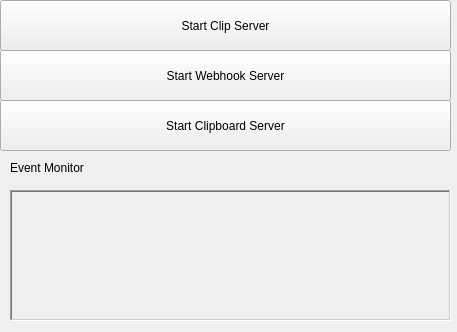
<?xml version="1.0" encoding="UTF-8"?>
<ui version="4.0">
 <class>root</class>
 <widget class="QWidget" name="root">
  <property name="geometry">
   <rect>
    <x>0</x>
    <y>0</y>
    <width>457</width>
    <height>332</height>
   </rect>
  </property>
  <property name="windowTitle">
   <string>Form</string>
  </property>
  <widget class="QPushButton" name="btn_run">
   <property name="geometry">
    <rect>
     <x>0</x>
     <y>0</y>
     <width>451</width>
     <height>51</height>
    </rect>
   </property>
   <property name="text">
    <string>Start Clip Server</string>
   </property>
  </widget>
  <widget class="QPushButton" name="btn_run_hookserver">
   <property name="geometry">
    <rect>
     <x>0</x>
     <y>50</y>
     <width>451</width>
     <height>51</height>
    </rect>
   </property>
   <property name="text">
    <string>Start Webhook Server</string>
   </property>
  </widget>
  <widget class="QPushButton" name="btn_run_clipboard_server">
   <property name="geometry">
    <rect>
     <x>0</x>
     <y>100</y>
     <width>451</width>
     <height>51</height>
    </rect>
   </property>
   <property name="text">
    <string>Start Clipboard Server</string>
   </property>
  </widget>
  <widget class="QLabel" name="display_log">
   <property name="geometry">
    <rect>
     <x>10</x>
     <y>190</y>
     <width>441</width>
     <height>131</height>
    </rect>
   </property>
   <property name="frameShape">
    <enum>QFrame::WinPanel</enum>
   </property>
   <property name="frameShadow">
    <enum>QFrame::Sunken</enum>
   </property>
   <property name="text">
    <string/>
   </property>
  </widget>
  <widget class="QLabel" name="lbl_eventmonitor">
   <property name="geometry">
    <rect>
     <x>10</x>
     <y>160</y>
     <width>431</width>
     <height>16</height>
    </rect>
   </property>
   <property name="text">
    <string>Event Monitor</string>
   </property>
  </widget>
 </widget>
 <resources/>
 <connections/>
</ui>
